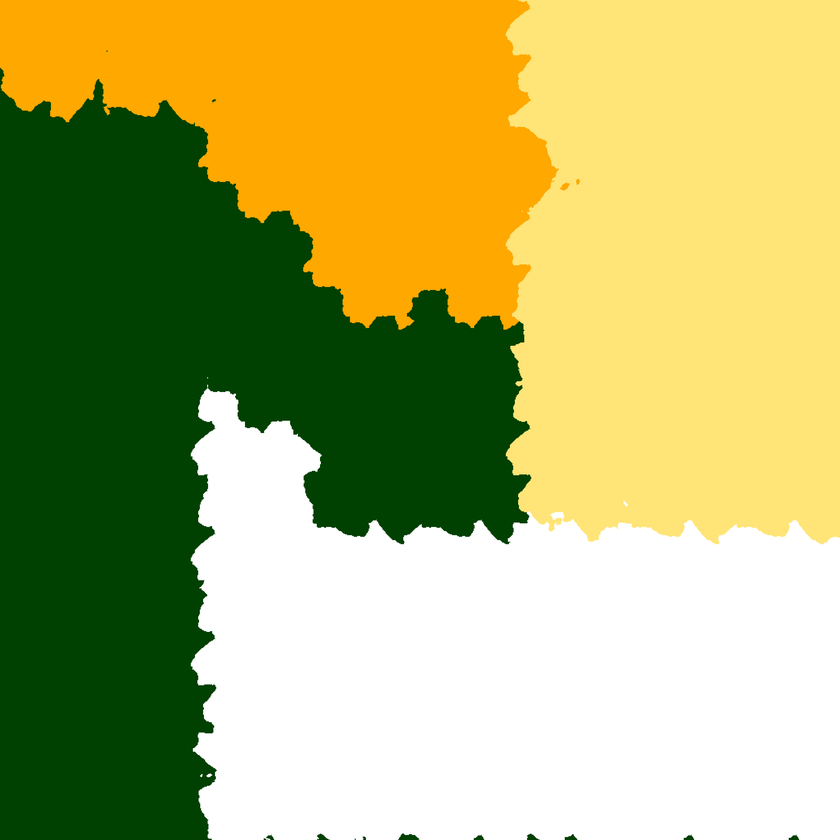
#> input picture src/res/biomes.png, 840 x 840 px, shrunk from 8192 x 8192 before the run, given in place of biomes.pngbiomes.png, which was not available
$ python ImgProcess.py biomes.png splat3.png out.png 100
#> lines starting #> are read from the running program, lines starting #| are printed output that depends on the picture; pictures that were not available may be replaced by others from this repository, and a replacement may not be noted
from PIL import Image, ImageDraw
import os
import json
import sys

colors = {
    '6': (0, 255, 255),
    '5': (148, 0, 211),
    '4': (255, 0, 0),
    '3': (255, 255, 0),
    '2': (0, 0, 255),
    '1': (0, 255, 50),
    '0': (156, 156, 156)
}
sizes = {
    '6': 51,
    '5': 41,
    '4': 37,
    '3': 33,
    '2': 29,
    '1': 25,
    '0': 21
}

if __name__ == '__main__':

    params = sys.argv
    #world_name = params[1]
    path = params[1]
    res_path = params[2]
    output_path = params[3]
    mapSize = int(params[4])

    # user_home_dir = os.path.expanduser("~")
    # spath = r'\AppData\Roaming\7DaysToDie\GeneratedWorlds'
    # path = user_home_dir + spath + '\\' + world_name + '\\'

    # 叠加图片
    img1 = Image.open(path + 'biomes.png')
#> img1 is the input picture: PIL image 840x840 RGBA; mean R, G, B, A 176.5, 176.1, 104, 255
    img2 = Image.open(path + 'splat3.png')
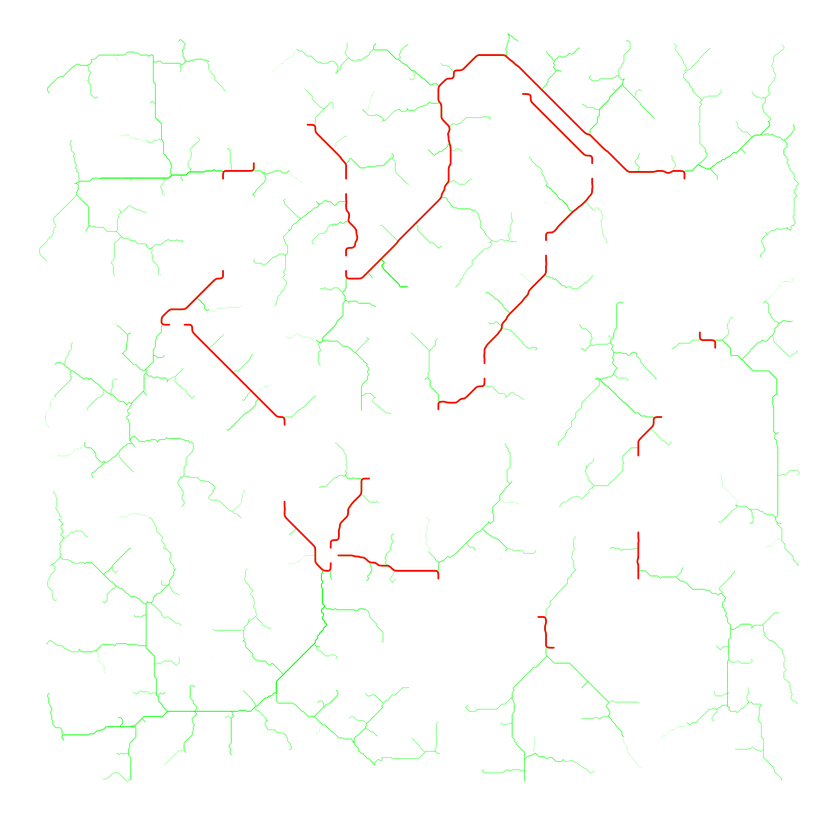
#> input picture src/res/splat3.png, 840 x 840 px, shrunk from 8192 x 8192 before the run, given in place of biomes.pngsplat3.png, which was not available
#> img2 is the input picture: PIL image 840x840 RGBA; mean R, G, B, A 2.7, 15.3, 0, 3.5
    legend = Image.open( res_path + 'legend.png')
    legend = legend.resize(img1.size)
    img = Image.alpha_composite(img1.convert("RGBA"), img2.convert("RGBA"))
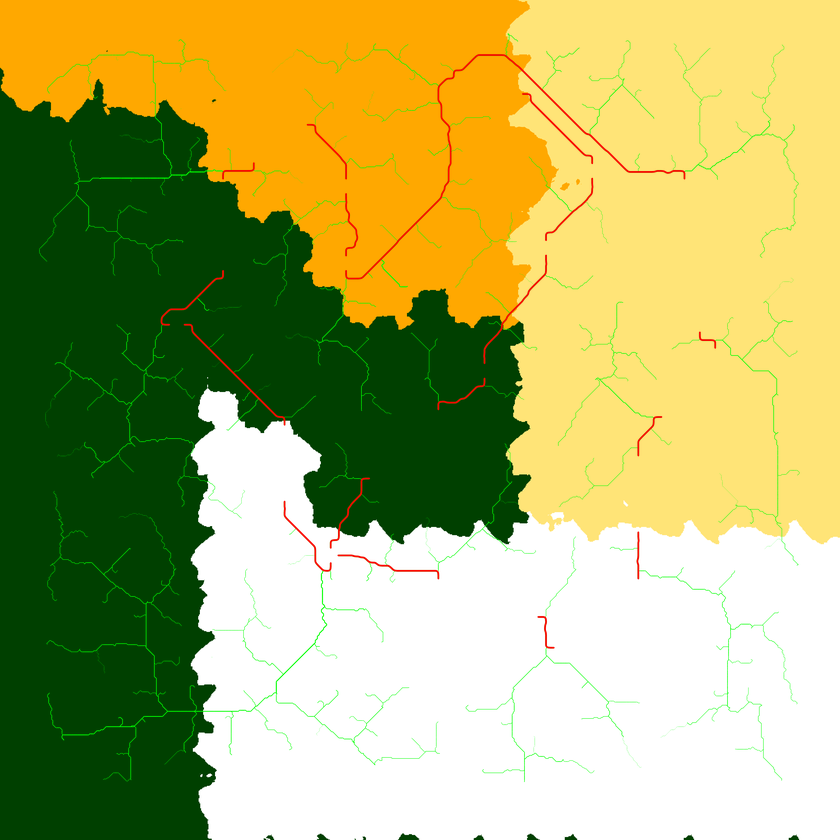
#> img: PIL image 840x840 RGBA; mean R, G, B, A 175.3, 176.1, 102.8, 255
    img = Image.alpha_composite(img, legend.convert('RGBA'))
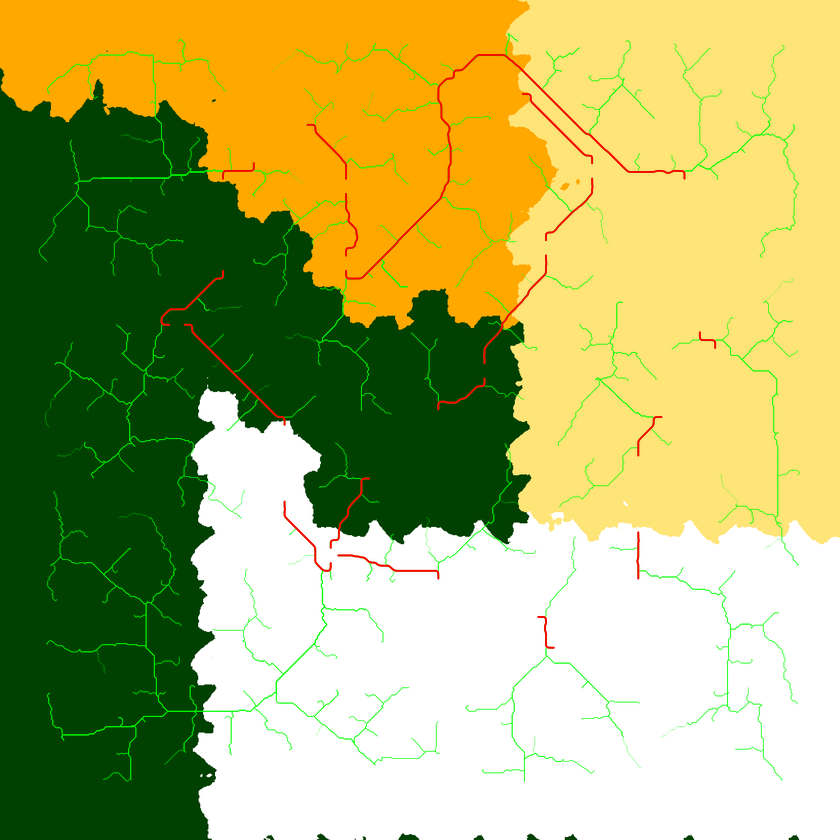
#> img: PIL image 840x840 RGBA; mean R, G, B, A 174.4, 176.4, 102.2, 255

    # 创建绘图对象
    draw = ImageDraw.Draw(img)
#> (the run stopped early here; a loop or call above may not have finished)
